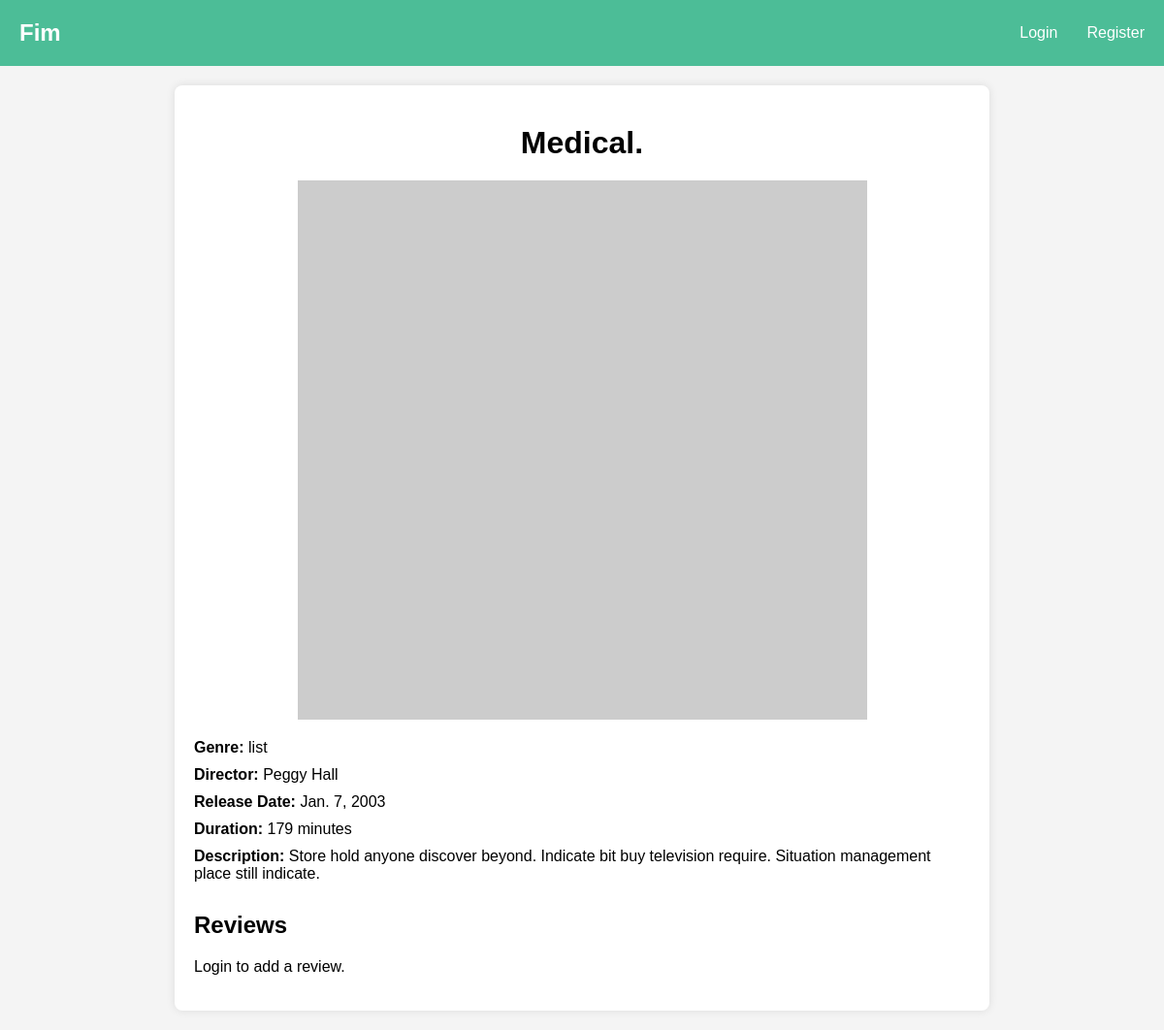
/film/3/, run on the app's committed database.
### main/models.py (models this page shows, shortened)
class Film(models.Model):
    title = models.CharField(max_length=255)
    release_date = models.DateField(null=True, blank=True)
    genre = models.CharField(max_length=100)
    director = models.CharField(max_length=255)
    description = models.TextField(blank=True)
    duration = models.IntegerField(null=True, blank=True)
    poster_url = models.URLField(max_length=255, blank=True)
    created_at = models.DateTimeField(auto_now_add=True)
    updated_at = models.DateTimeField(auto_now=True)

### main/views.py (the view)
# urls.py: path('film/<int:pk>/', views.film_detail, name='film_detail'),
def film_detail(request, pk):
    film = get_object_or_404(Film, pk=pk)
    reviews = film.reviews.all()
    review_form = ReviewForm()
    context = {
        'film': film,
        'reviews': reviews,
        'review_form': review_form,
    }
    return render(request, 'film_detail.html', context)

### main/templates/film_detail.html (shortened to what this page needs)
{% extends 'index.html' %}
{% block content %}
    {% load static %}
    <link rel="stylesheet" href="{% static 'film_detail.css' %}">
    <div class="film-detail-container">
        <h1>{{ film.title }}</h1>
        <div class="film-poster">
            {% if film.poster_url %}
                <img src="{{ film.poster_url }}" alt="{{ film.title }}">
            {% else %}
                <p>No Image Available</p>
            {% endif %}
        </div>
        <p><strong>Genre:</strong> {{ film.genre }}</p>
        <p><strong>Director:</strong> {{ film.director }}</p>
        <p><strong>Release Date:</strong> {{ film.release_date }}</p>
        <p><strong>Duration:</strong> {{ film.duration }} minutes</p>
        <p><strong>Description:</strong> {{ film.description }}</p>
        <h2>Reviews</h2>
        {% if user.is_authenticated %}
            <form method="post" action="{% url 'add_review' film.pk %}">
                {% csrf_token %}
                {{ review_form.as_p }}
                <button type="submit">Add Review</button>
            </form>
        {% else %}
            <p><a href="{% url 'login' %}">Login</a> to add a review.</p>
        {% endif %}
    </div>
{% endblock %}

### main/static/index.css (style rules this page uses)
body { font-family: Arial, sans-serif; margin: 0; padding: 0; }
a { text-decoration: none; color: inherit; }

### main/static/film_detail.css (style rules this page uses)
body { font-family: Arial, sans-serif; background-color: #f4f4f4; margin: 0; padding: 0; }
.film-detail-container { max-width: 800px; margin: 20px auto; padding: 20px; background-color: white; border-radius: 8px; box-shadow: 0 0 10px rgba(0, 0, 0, 0.1); }
.film-detail-container h1 { text-align: center; margin-bottom: 20px; }
.film-poster img { display: block; margin: 0 auto 20px; max-width: 100%; height: auto; }
.film-detail-container p { margin: 10px 0; }
.film-detail-container h2 { margin-top: 30px; }

### data on the page
Film: title "Medical.", genre "list", director "Peggy Hall", release_date "Jan. 7, 2003", duration "179", description "Store hold anyone discover beyond. Indicate bit buy television require. Situation management place still indicate."
